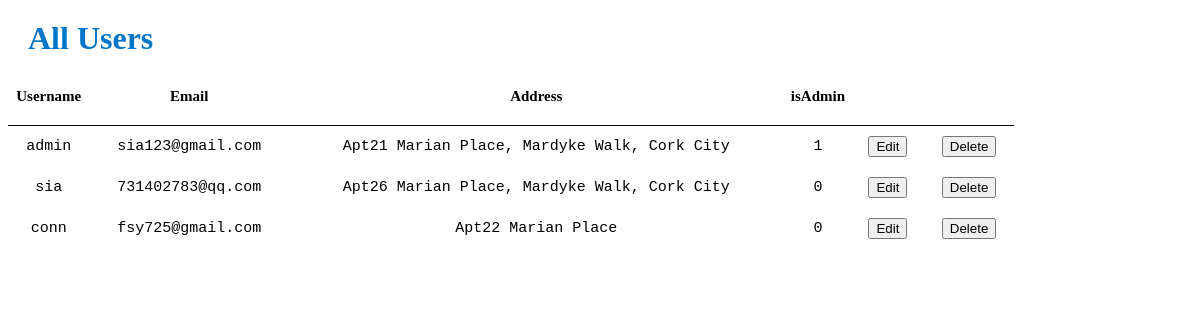
Page /admin/user/index.php on the committed database.
### tables this page shows
CREATE TABLE `user` (
  `id` int(11) NOT NULL,
  `username` varchar(30) NOT NULL,
  `password` varchar(32) NOT NULL,
  `email` varchar(255) NOT NULL,
  `address` varchar(255) NOT NULL,
  `isadmin` tinyint(1) NOT NULL
);

### admin/user/index.php (the view, shortened to what this page needs)
<?php
require('../../model/config.php');
$queryUsers = 'SELECT * FROM user ORDER BY id';
$statement = $db->prepare($queryUsers);
$statement->execute();
$users = $statement->fetchAll();
?>
<!doctype html>
<html lang="en">
<head>
    <link rel="stylesheet" href="../../style.css">
</head>
<body>
    <h1 class="cms-header">All Users</h2>
<section>
<div class="cms-main">
<div class="cms-table">
<table>
        <tr>
            <th>Username</th>
            <th>Email</th>
            <th>Address</th>
            <th>isAdmin</th>
            <th>&nbsp;</th>
            <th>&nbsp;</th>
        </tr>
        <?php foreach ($users as $user) : ?>
            <tr>
                <td><?php echo $user['username']; ?></td>
                <td><?php echo $user['email']; ?></td>
                <td><?php echo $user['address']; ?></td>
                <td><?php echo $user['isadmin']; ?></td>
                <td><form action="user_edit_form.php" method="post">
                        <input type="submit" value="Edit">
                    </form></td>
                <td><form action="user_delete.php" method="post">
                        <input type="submit" value="Delete">
                    </form></td>
            </tr>
        <?php endforeach; ?>
    </table>
</div>
</div>
</section>
</body>
</html>

### style.css (style rules this page uses)
* { box-sizing: border-box; margin-top: 0px; margin-bottom: 0px; }
table { margin-top: 30px; font-size: 20px; }
::placeholder { color: white; }
.cms-main { width: 100%; }
.cms-table table { text-align: center; border-collapse: collapse; width: 85%; }
.cms-table table th { border: none; border-bottom: 1px solid #000; padding-bottom: 20px; font-size: 15px; }
.cms-table table td { padding: 10px; font-size: 15px; font-family: 'Courier New', Courier, monospace; }
.cms-header { padding-top: 20px; padding-left: 20px; color:#0175c8; font-family: Georgia, 'Times New Roman', Times, serif;; }

### rows in the picture
user: username "admin", email "sia123@gmail.com", address "Apt21 Marian Place, Mardyke Walk, Cork City", isadmin "1"
user: username "sia", email "731402783@qq.com", address "Apt26 Marian Place, Mardyke Walk, Cork City", isadmin "0"
user: username "conn", email "fsy725@gmail.com", address "Apt22 Marian Place", isadmin "0"
